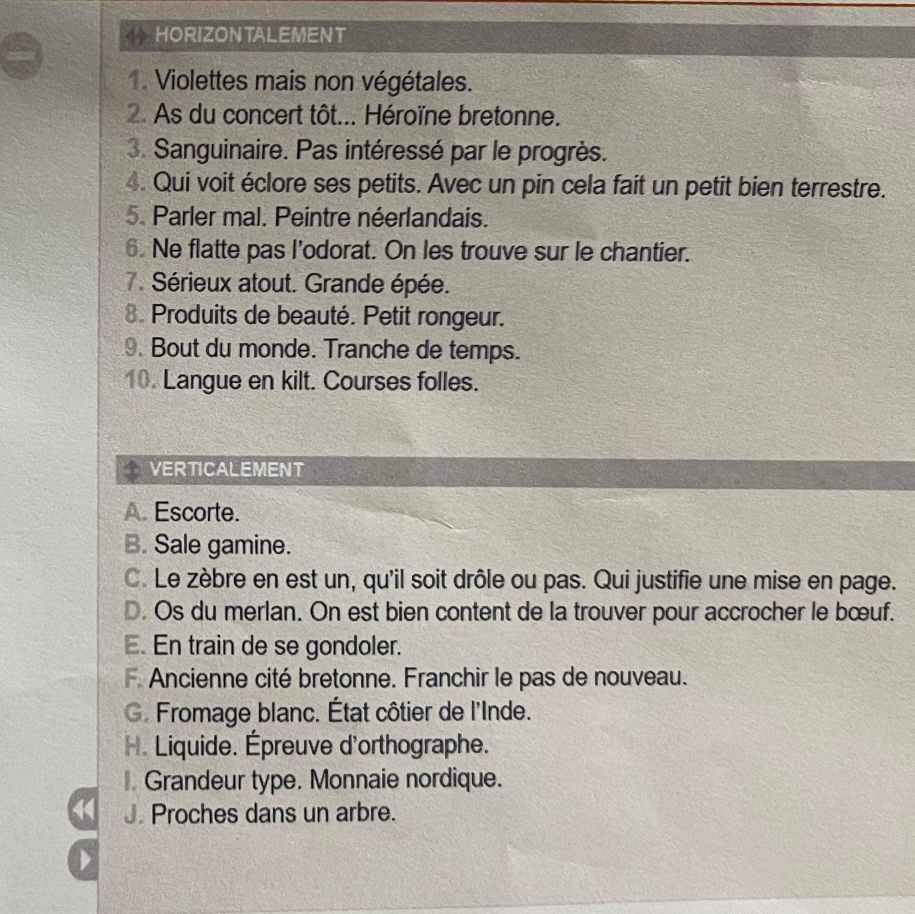
#> input picture Backend/uploads/definition.jpg, 1829 x 1828 px (shown at 1/2 size)
$ python process_definition_image.py
#> lines starting #> are read from the running program, lines starting #| are printed output that depends on the picture
import cv2
import numpy as np
import requests
import io
import json
import re
import os

# [54 lines left out: functions filter_and_store_lines, remove_keys_from_lines, process_filtered_lines, not called in this run]

def process_definition(image_path, api_key):
#> called with image_path = 'uploads/definition.jpg', api_key = 'K89603096888957'
    img = cv2.imread(image_path)
#> img is the input picture: shape (1828, 1829, 3); mean B, G, R 156, 164.1, 168.6
    height, width, _ = img.shape
#> height = 1828; width = 1829
    roi = img

    roi_resized = cv2.resize(roi, (width // 2, height // 2))
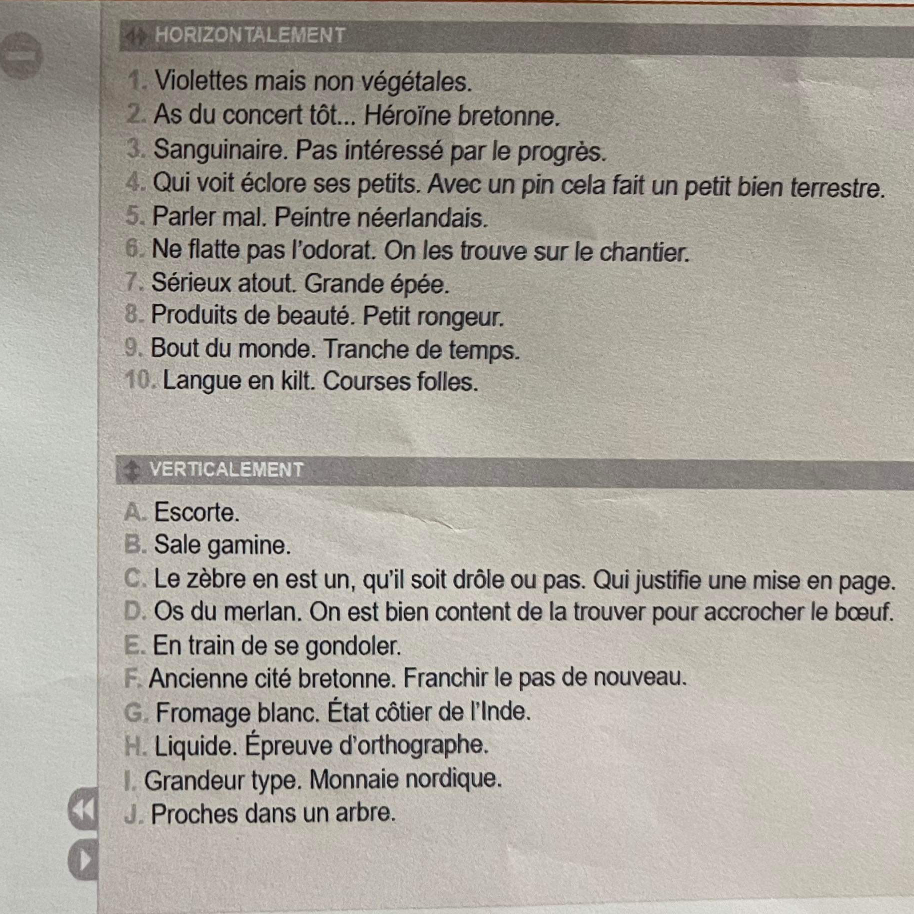
#> roi_resized: shape (914, 914, 3); mean B, G, R 156, 164, 168.5

    _, compressedimage = cv2.imencode(".jpg", roi_resized, [cv2.IMWRITE_JPEG_QUALITY, 80])
    file_bytes = io.BytesIO(compressedimage)

    if file_bytes.getbuffer().nbytes <= 1024 * 1024:
        url_api = "https://api.ocr.space/parse/image"
        files = {"file": ("definition.jpg", file_bytes, "image/jpeg")}
#> (the run stopped early here; a loop or call above may not have finished)

$ run again, with Backend/uploads/grid.jpg copied over Backend/uploads/definition.jpg
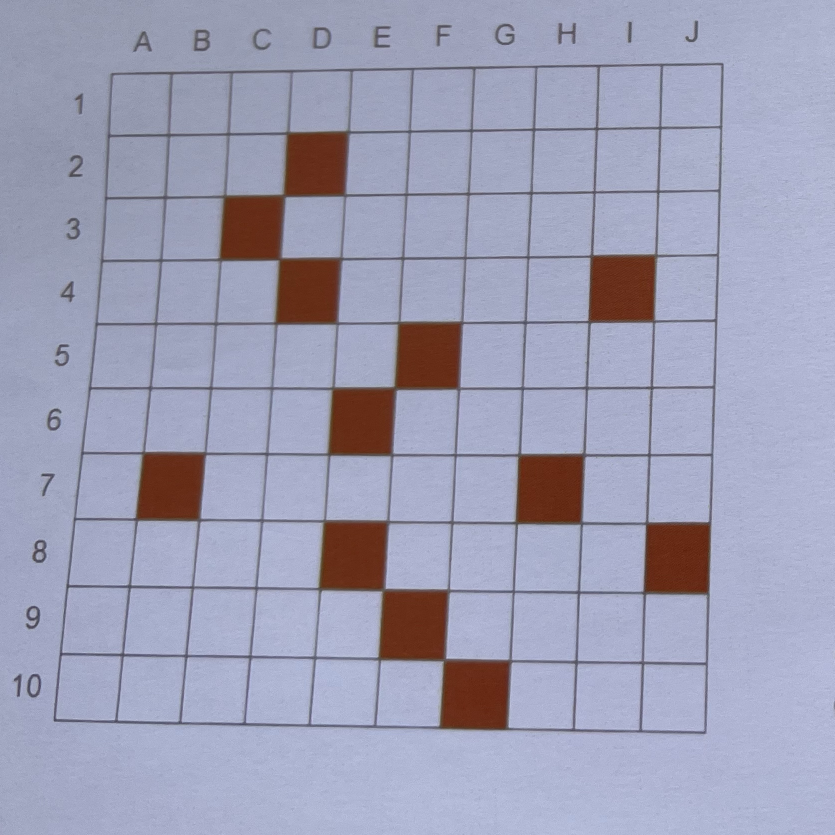
#> input picture Backend/uploads/grid.jpg, 1669 x 1670 px (shown at 1/2 size)
#> in process_definition, img is the input picture: shape (1670, 1669, 3); mean B, G, R 182, 159, 158.2
#> in process_definition, `roi_resized = cv2.resize(roi, (width // 2, height // 2))`:
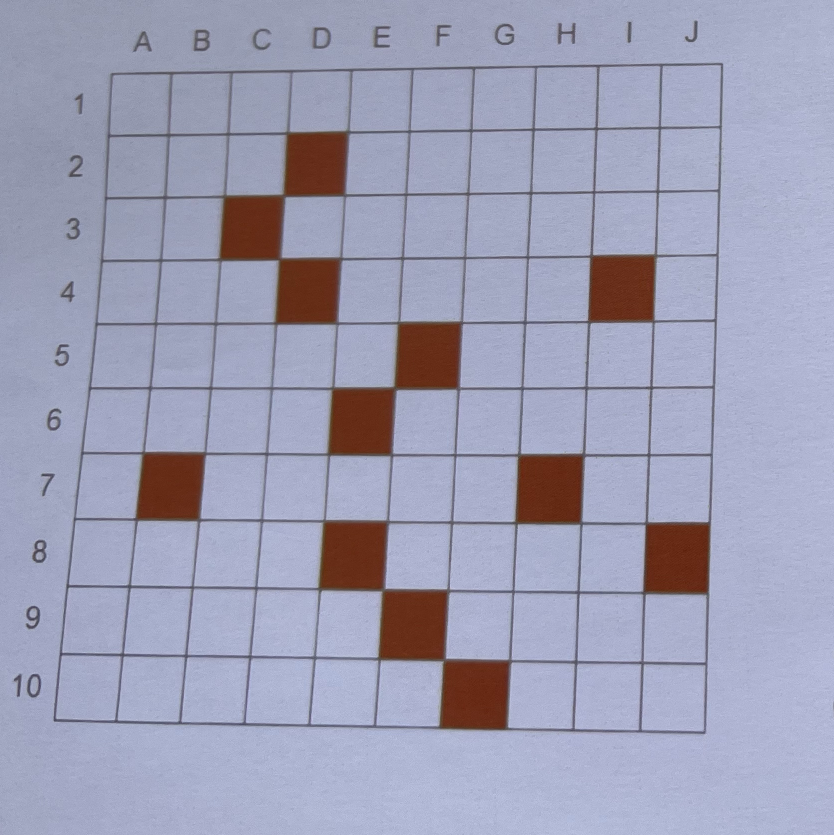
#> roi_resized: shape (835, 834, 3); mean B, G, R 182, 158.9, 158.2
